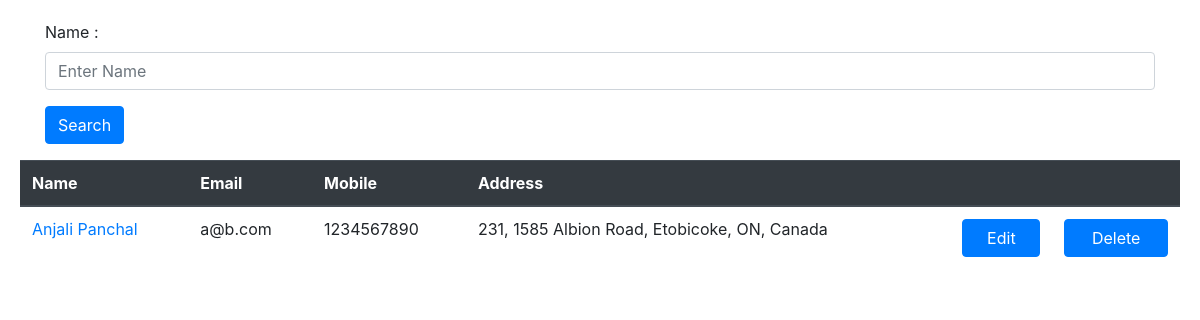
The app's page /list-user.php with its own data.
### tables this page shows
CREATE TABLE `registration` (
  `id` int(11) NOT NULL,
  `full_name` varchar(250) NOT NULL,
  `email_id` varchar(250) NOT NULL,
  `password` varchar(100) NOT NULL,
  `mobile_no` int(50) NOT NULL,
  `address` varchar(500) NOT NULL,
  `postal_code` varchar(50) NOT NULL,
  `regi_date` varchar(100) NOT NULL,
  `is_visible` int(11) NOT NULL
);

### User.php (called while the page is built, shortened)
<?php
class User
{
    public function getAllUser($db)
    {
        $sql = 'select * from registration where is_visible = 1';
        $pdostm = $db ->prepare($sql);
        $pdostm->execute();
        $students = $pdostm->fetchAll(PDO::FETCH_OBJ);
        return $students;
    }
}
?>

### list-user.php (the view, shortened to what this page needs)
<link rel="stylesheet" href="https://maxcdn.bootstrapcdn.com/bootstrap/4.3.1/css/bootstrap.min.css">
<link rel="stylesheet" href="https://use.fontawesome.com/releases/v5.7.2/css/all.css">
<div class="card-body mx-auto">
    <div class="container">
        <form action="" method="post">
        <div class="form-group">
            <label> Name :</label>
            <input name="fname" class="form-control" placeholder="Enter Name" type="text">
        </div>
        <div class="form-group">
            <button type="submit" name="search" class="btn btn-primary">Search</button>
        </div>
        </form>
    </div>
    <table class="table">
        <thead class="thead-dark">
            <tr>
                <th>Name</th>
                <th>Email</th>
                <th>Mobile</th>
                <th>Address</th>
                <th colspan="2"></th>
            </tr>
        </thead>
        <tbody>
            <?php
            require_once 'User.php';
            $db = Database :: getDB();
            $u = new User();
            if(isset($_POST['search']))
            {
                $name = $_POST['fname'];
                    $myuser = $u -> searchUser($name, $db);
            }
            else
            {
              $myuser = $u -> getAllUser($db);
            }
            foreach($myuser as $user)
            {
                echo "<tr>
                <td hidden>  $user->id  </td>
                <td> <a href='user-detail.php?id=$user->id'>  $user->full_name </a> </td>
                <td>  $user->email_id  </td>
                <td>  $user->mobile_no  </td>
                <td>  $user->address  </td>
                <td> <a href='edit-user.php?id=$user->id' name='edituser' class='btn btn-primary btn-block'> Edit </a> </td>
                <td> <a href='delete-user.php?id=$user->id' name='deleteuser' class='btn btn-primary btn-block'> Delete </a> </td>
                </tr>
                ";
            }
            ?>
        </tbody>
    </table>
</div>

### records on screen
registration: full_name "Anjali Panchal", email "a@b.com", mobile_no "1234567890", address "231, 1585 Albion Road, Etobicoke, ON, Canada"
